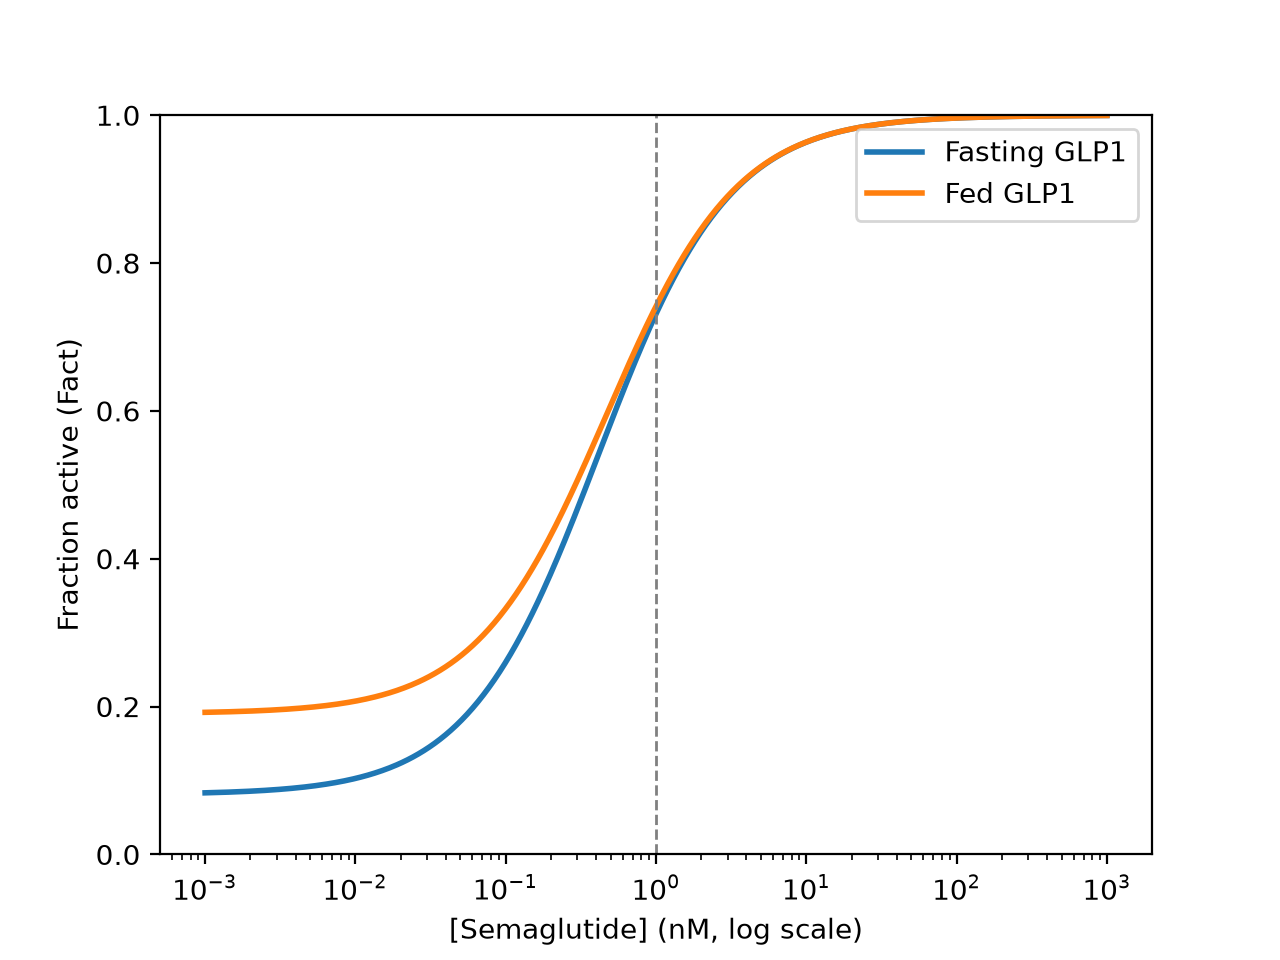

Here is the Python script that generated this plot:
# GLP1_GLP1R.py

import numpy as np
import matplotlib.pyplot as plt

def Fact(G, S, Kd1, Kd2):
    """Fractional receptor activation: (Kd2*G + Kd1*S) / (Kd1*Kd2 + Kd2*G + Kd1*S)"""
    return (Kd2*G + Kd1*S) / (Kd1*Kd2 + Kd2*G + Kd1*S)

Kd1 = 0.17  # GLP1 Kd [nM]
Kd2 = 0.38  # Semaglutide Kd [nM]
G_fasting = 0.015 # Fasting [GLP1](nM)
G_fed = 0.04  # After meal [GLP1](nM)

S = np.logspace(-3, 3, 500)     # ligand concentration, 0.001 to 1000 [nM]

plt.figure()
plt.semilogx(S, Fact(G_fasting, S, Kd1, Kd2), lw=2, label="Fasting GLP1")
plt.semilogx(S, Fact(G_fed, S, Kd1, Kd2), lw=2, label="Fed GLP1")
plt.axvline(1.0, ls="--", c="gray", lw=1)
plt.ylim(0, 1)
plt.xlabel("[Semaglutide] (nM, log scale)")
plt.ylabel("Fraction active (Fact)")
plt.legend()
plt.savefig("GLP1_GLP1R.png", dpi=200)
plt.show()


# Interpretation: With no drug, eating roughly doubles receptor activation, but with the drug at a typical 1nM semaglutide level, activation is 
# at a similar level of around 73%, showing that semaglutide drives most of the receptor activation, regardless of whether the person has eaten or not.
